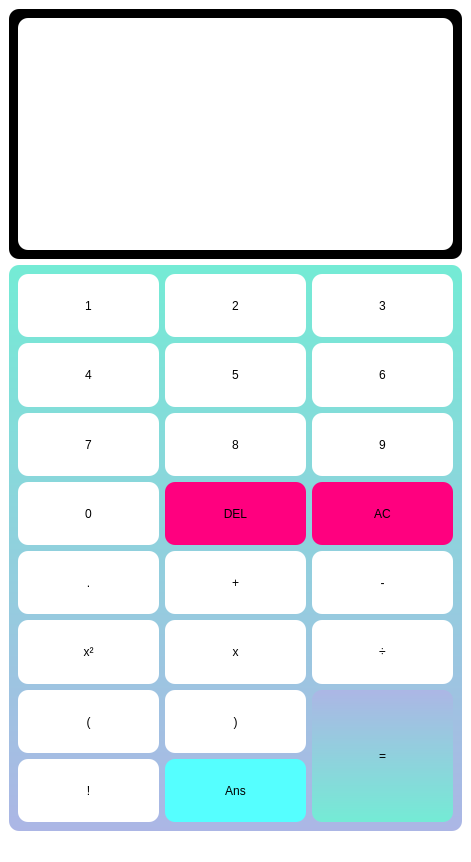
<?xml version="1.0" encoding="UTF-8"?>
<ui version="4.0">
 <class>MainWindow</class>
 <widget class="QMainWindow" name="MainWindow">
  <property name="geometry">
   <rect>
    <x>0</x>
    <y>0</y>
    <width>471</width>
    <height>862</height>
   </rect>
  </property>
  <property name="windowTitle">
   <string>MainWindow</string>
  </property>
  <property name="styleSheet">
   <string notr="true">background-color: rgb(255, 255, 255);</string>
  </property>
  <widget class="QWidget" name="centralwidget">
   <layout class="QVBoxLayout" name="verticalLayout">
    <item>
     <widget class="QFrame" name="frame">
      <property name="sizePolicy">
       <sizepolicy hsizetype="Preferred" vsizetype="Preferred">
        <horstretch>0</horstretch>
        <verstretch>0</verstretch>
       </sizepolicy>
      </property>
      <property name="minimumSize">
       <size>
        <width>453</width>
        <height>250</height>
       </size>
      </property>
      <property name="maximumSize">
       <size>
        <width>453</width>
        <height>250</height>
       </size>
      </property>
      <property name="styleSheet">
       <string notr="true">background-color: rgb(0, 0, 0);
border-radius: 10px;</string>
      </property>
      <property name="frameShape">
       <enum>QFrame::StyledPanel</enum>
      </property>
      <property name="frameShadow">
       <enum>QFrame::Raised</enum>
      </property>
      <layout class="QVBoxLayout" name="verticalLayout_2">
       <item>
        <widget class="QLabel" name="label">
         <property name="sizePolicy">
          <sizepolicy hsizetype="Expanding" vsizetype="Expanding">
           <horstretch>0</horstretch>
           <verstretch>0</verstretch>
          </sizepolicy>
         </property>
         <property name="styleSheet">
          <string notr="true">background-color: rgb(255, 255, 255);
border-radius: 10px;</string>
         </property>
         <property name="text">
          <string/>
         </property>
        </widget>
       </item>
      </layout>
     </widget>
    </item>
    <item>
     <widget class="QFrame" name="frame_2">
      <property name="sizePolicy">
       <sizepolicy hsizetype="Preferred" vsizetype="Expanding">
        <horstretch>0</horstretch>
        <verstretch>0</verstretch>
       </sizepolicy>
      </property>
      <property name="styleSheet">
       <string notr="true">background-color: qlineargradient(spread:pad, x1:0, y1:0, x2:0, y2:1, stop:0 rgba(116, 235, 213, 1), stop:1 rgba(172, 182, 229, 1));
border-Radius : 10px
</string>
      </property>
      <property name="frameShape">
       <enum>QFrame::StyledPanel</enum>
      </property>
      <property name="frameShadow">
       <enum>QFrame::Raised</enum>
      </property>
      <layout class="QGridLayout" name="gridLayout">
       <item row="0" column="0">
        <widget class="QPushButton" name="phim1">
         <property name="sizePolicy">
          <sizepolicy hsizetype="Preferred" vsizetype="Preferred">
           <horstretch>0</horstretch>
           <verstretch>0</verstretch>
          </sizepolicy>
         </property>
         <property name="styleSheet">
          <string notr="true">border-radius: 10px;
background-color: rgb(255, 255, 255);
font: 16pt &quot;MS Shell Dlg 2&quot;;</string>
         </property>
         <property name="text">
          <string>1</string>
         </property>
        </widget>
       </item>
       <item row="0" column="1">
        <widget class="QPushButton" name="phim2">
         <property name="sizePolicy">
          <sizepolicy hsizetype="Preferred" vsizetype="Preferred">
           <horstretch>0</horstretch>
           <verstretch>0</verstretch>
          </sizepolicy>
         </property>
         <property name="styleSheet">
          <string notr="true">background-color: rgb(255, 255, 255);
font: 16pt &quot;MS Shell Dlg 2&quot;;</string>
         </property>
         <property name="text">
          <string>2</string>
         </property>
        </widget>
       </item>
       <item row="0" column="2">
        <widget class="QPushButton" name="phim3">
         <property name="sizePolicy">
          <sizepolicy hsizetype="Preferred" vsizetype="Preferred">
           <horstretch>0</horstretch>
           <verstretch>0</verstretch>
          </sizepolicy>
         </property>
         <property name="styleSheet">
          <string notr="true">background-color: rgb(255, 255, 255);
font: 16pt &quot;MS Shell Dlg 2&quot;;</string>
         </property>
         <property name="text">
          <string>3</string>
         </property>
        </widget>
       </item>
       <item row="1" column="0">
        <widget class="QPushButton" name="phim4">
         <property name="sizePolicy">
          <sizepolicy hsizetype="Preferred" vsizetype="Preferred">
           <horstretch>0</horstretch>
           <verstretch>0</verstretch>
          </sizepolicy>
         </property>
         <property name="styleSheet">
          <string notr="true">background-color: rgb(255, 255, 255);
font: 16pt &quot;MS Shell Dlg 2&quot;;</string>
         </property>
         <property name="text">
          <string>4</string>
         </property>
        </widget>
       </item>
       <item row="1" column="1">
        <widget class="QPushButton" name="phim5">
         <property name="sizePolicy">
          <sizepolicy hsizetype="Preferred" vsizetype="Preferred">
           <horstretch>0</horstretch>
           <verstretch>0</verstretch>
          </sizepolicy>
         </property>
         <property name="styleSheet">
          <string notr="true">background-color: rgb(255, 255, 255);
font: 16pt &quot;MS Shell Dlg 2&quot;;</string>
         </property>
         <property name="text">
          <string>5</string>
         </property>
        </widget>
       </item>
       <item row="1" column="2">
        <widget class="QPushButton" name="phim6">
         <property name="sizePolicy">
          <sizepolicy hsizetype="Preferred" vsizetype="Preferred">
           <horstretch>0</horstretch>
           <verstretch>0</verstretch>
          </sizepolicy>
         </property>
         <property name="styleSheet">
          <string notr="true">background-color: rgb(255, 255, 255);
font: 16pt &quot;MS Shell Dlg 2&quot;;</string>
         </property>
         <property name="text">
          <string>6</string>
         </property>
        </widget>
       </item>
       <item row="2" column="0">
        <widget class="QPushButton" name="phim7">
         <property name="sizePolicy">
          <sizepolicy hsizetype="Preferred" vsizetype="Preferred">
           <horstretch>0</horstretch>
           <verstretch>0</verstretch>
          </sizepolicy>
         </property>
         <property name="styleSheet">
          <string notr="true">background-color: rgb(255, 255, 255);
font: 16pt &quot;MS Shell Dlg 2&quot;;</string>
         </property>
         <property name="text">
          <string>7</string>
         </property>
        </widget>
       </item>
       <item row="2" column="1">
        <widget class="QPushButton" name="phim8">
         <property name="sizePolicy">
          <sizepolicy hsizetype="Preferred" vsizetype="Preferred">
           <horstretch>0</horstretch>
           <verstretch>0</verstretch>
          </sizepolicy>
         </property>
         <property name="styleSheet">
          <string notr="true">background-color: rgb(255, 255, 255);
font: 16pt &quot;MS Shell Dlg 2&quot;;</string>
         </property>
         <property name="text">
          <string>8</string>
         </property>
        </widget>
       </item>
       <item row="2" column="2">
        <widget class="QPushButton" name="phim9">
         <property name="sizePolicy">
          <sizepolicy hsizetype="Preferred" vsizetype="Preferred">
           <horstretch>0</horstretch>
           <verstretch>0</verstretch>
          </sizepolicy>
         </property>
         <property name="styleSheet">
          <string notr="true">background-color: rgb(255, 255, 255);
font: 16pt &quot;MS Shell Dlg 2&quot;;</string>
         </property>
         <property name="text">
          <string>9</string>
         </property>
        </widget>
       </item>
       <item row="3" column="0">
        <widget class="QPushButton" name="phim0">
         <property name="sizePolicy">
          <sizepolicy hsizetype="Preferred" vsizetype="Preferred">
           <horstretch>0</horstretch>
           <verstretch>0</verstretch>
          </sizepolicy>
         </property>
         <property name="styleSheet">
          <string notr="true">background-color: rgb(255, 255, 255);
font: 16pt &quot;MS Shell Dlg 2&quot;;</string>
         </property>
         <property name="text">
          <string>0</string>
         </property>
        </widget>
       </item>
       <item row="3" column="1">
        <widget class="QPushButton" name="phimdel">
         <property name="sizePolicy">
          <sizepolicy hsizetype="Preferred" vsizetype="Preferred">
           <horstretch>0</horstretch>
           <verstretch>0</verstretch>
          </sizepolicy>
         </property>
         <property name="styleSheet">
          <string notr="true">
background-color: rgb(255, 0, 127);
font: 16pt &quot;MS Shell Dlg 2&quot;;</string>
         </property>
         <property name="text">
          <string>DEL</string>
         </property>
        </widget>
       </item>
       <item row="3" column="2">
        <widget class="QPushButton" name="phimac">
         <property name="sizePolicy">
          <sizepolicy hsizetype="Preferred" vsizetype="Preferred">
           <horstretch>0</horstretch>
           <verstretch>0</verstretch>
          </sizepolicy>
         </property>
         <property name="styleSheet">
          <string notr="true">background-color: rgb(255, 0, 127);
font: 16pt &quot;MS Shell Dlg 2&quot;;</string>
         </property>
         <property name="text">
          <string>AC</string>
         </property>
        </widget>
       </item>
       <item row="4" column="0">
        <widget class="QPushButton" name="phimcham">
         <property name="sizePolicy">
          <sizepolicy hsizetype="Preferred" vsizetype="Preferred">
           <horstretch>0</horstretch>
           <verstretch>0</verstretch>
          </sizepolicy>
         </property>
         <property name="styleSheet">
          <string notr="true">background-color: rgb(255, 255, 255);
font: 16pt &quot;MS Shell Dlg 2&quot;;</string>
         </property>
         <property name="text">
          <string>.</string>
         </property>
        </widget>
       </item>
       <item row="4" column="1">
        <widget class="QPushButton" name="phimcong">
         <property name="sizePolicy">
          <sizepolicy hsizetype="Preferred" vsizetype="Preferred">
           <horstretch>0</horstretch>
           <verstretch>0</verstretch>
          </sizepolicy>
         </property>
         <property name="styleSheet">
          <string notr="true">background-color: rgb(255, 255, 255);
font: 16pt &quot;MS Shell Dlg 2&quot;;</string>
         </property>
         <property name="text">
          <string>+</string>
         </property>
        </widget>
       </item>
       <item row="4" column="2">
        <widget class="QPushButton" name="phimtru">
         <property name="sizePolicy">
          <sizepolicy hsizetype="Preferred" vsizetype="Preferred">
           <horstretch>0</horstretch>
           <verstretch>0</verstretch>
          </sizepolicy>
         </property>
         <property name="styleSheet">
          <string notr="true">background-color: rgb(255, 255, 255);
font: 16pt &quot;MS Shell Dlg 2&quot;;</string>
         </property>
         <property name="text">
          <string>-</string>
         </property>
        </widget>
       </item>
       <item row="5" column="0">
        <widget class="QPushButton" name="phimbinhphuong">
         <property name="sizePolicy">
          <sizepolicy hsizetype="Preferred" vsizetype="Preferred">
           <horstretch>0</horstretch>
           <verstretch>0</verstretch>
          </sizepolicy>
         </property>
         <property name="styleSheet">
          <string notr="true">background-color: rgb(255, 255, 255);
font: 16pt &quot;MS Shell Dlg 2&quot;;</string>
         </property>
         <property name="text">
          <string>x²</string>
         </property>
        </widget>
       </item>
       <item row="5" column="1">
        <widget class="QPushButton" name="phimnhan">
         <property name="sizePolicy">
          <sizepolicy hsizetype="Preferred" vsizetype="Preferred">
           <horstretch>0</horstretch>
           <verstretch>0</verstretch>
          </sizepolicy>
         </property>
         <property name="styleSheet">
          <string notr="true">background-color: rgb(255, 255, 255);
font: 16pt &quot;MS Shell Dlg 2&quot;;</string>
         </property>
         <property name="text">
          <string>x</string>
         </property>
        </widget>
       </item>
       <item row="5" column="2">
        <widget class="QPushButton" name="phimchia">
         <property name="sizePolicy">
          <sizepolicy hsizetype="Preferred" vsizetype="Preferred">
           <horstretch>0</horstretch>
           <verstretch>0</verstretch>
          </sizepolicy>
         </property>
         <property name="styleSheet">
          <string notr="true">background-color: rgb(255, 255, 255);
font: 16pt &quot;MS Shell Dlg 2&quot;;</string>
         </property>
         <property name="text">
          <string>÷</string>
         </property>
        </widget>
       </item>
       <item row="6" column="0">
        <widget class="QPushButton" name="phimcanbachai">
         <property name="sizePolicy">
          <sizepolicy hsizetype="Preferred" vsizetype="Preferred">
           <horstretch>0</horstretch>
           <verstretch>0</verstretch>
          </sizepolicy>
         </property>
         <property name="styleSheet">
          <string notr="true">background-color: rgb(255, 255, 255);
font: 16pt &quot;MS Shell Dlg 2&quot;;</string>
         </property>
         <property name="text">
          <string>(</string>
         </property>
        </widget>
       </item>
       <item row="6" column="1">
        <widget class="QPushButton" name="phanso">
         <property name="sizePolicy">
          <sizepolicy hsizetype="Preferred" vsizetype="Preferred">
           <horstretch>0</horstretch>
           <verstretch>0</verstretch>
          </sizepolicy>
         </property>
         <property name="styleSheet">
          <string notr="true">background-color: rgb(255, 255, 255);
font: 16pt &quot;MS Shell Dlg 2&quot;;</string>
         </property>
         <property name="text">
          <string>)</string>
         </property>
        </widget>
       </item>
       <item row="7" column="0">
        <widget class="QPushButton" name="phimgiaithua">
         <property name="sizePolicy">
          <sizepolicy hsizetype="Preferred" vsizetype="Preferred">
           <horstretch>0</horstretch>
           <verstretch>0</verstretch>
          </sizepolicy>
         </property>
         <property name="styleSheet">
          <string notr="true">background-color: rgb(255, 255, 255);
font: 16pt &quot;MS Shell Dlg 2&quot;;</string>
         </property>
         <property name="text">
          <string>!</string>
         </property>
        </widget>
       </item>
       <item row="7" column="1">
        <widget class="QPushButton" name="phimans">
         <property name="sizePolicy">
          <sizepolicy hsizetype="Preferred" vsizetype="Preferred">
           <horstretch>0</horstretch>
           <verstretch>0</verstretch>
          </sizepolicy>
         </property>
         <property name="styleSheet">
          <string notr="true">background-color: rgb(85, 255, 255);
font: 16pt &quot;MS Shell Dlg 2&quot;;</string>
         </property>
         <property name="text">
          <string>Ans</string>
         </property>
        </widget>
       </item>
       <item row="6" column="2" rowspan="2">
        <widget class="QPushButton" name="phimbang">
         <property name="sizePolicy">
          <sizepolicy hsizetype="Preferred" vsizetype="Preferred">
           <horstretch>0</horstretch>
           <verstretch>0</verstretch>
          </sizepolicy>
         </property>
         <property name="styleSheet">
          <string notr="true">font: 26pt &quot;MS Shell Dlg 2&quot;;
background-color: qlineargradient(spread:pad, x1:0, y1:0, x2:0, y2:1, stop:0 rgba(172, 182, 229, 1), stop:1 rgba(116, 235, 213, 1));
</string>
         </property>
         <property name="text">
          <string>=</string>
         </property>
        </widget>
       </item>
      </layout>
     </widget>
    </item>
   </layout>
  </widget>
  <widget class="QStatusBar" name="statusbar"/>
 </widget>
 <resources/>
 <connections/>
</ui>
